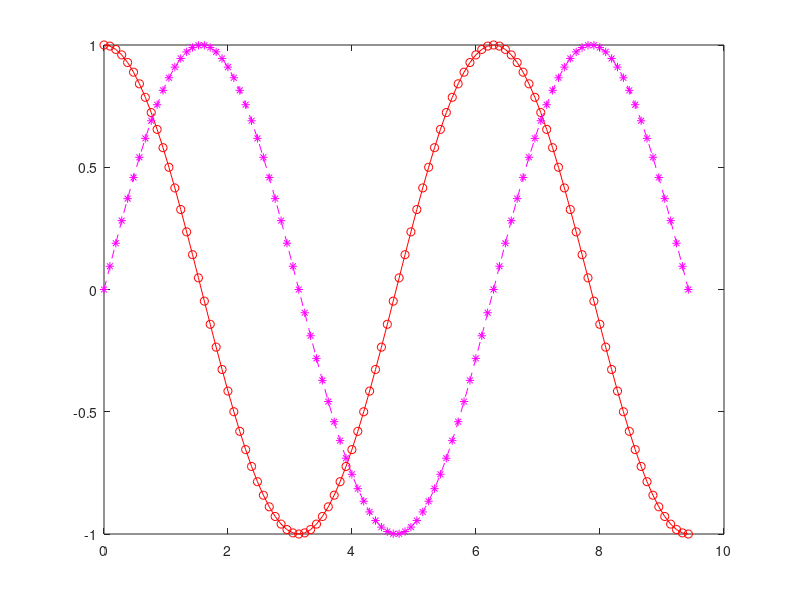

Recreate this plot in MATLAB. (Note: this script raises an error after producing the figure.)
c = linspace(0 , 3*pi);
y1 = cos(c);
y2 = sin(c);
%plot(c, y1 ,c , y2)
plot(c, y1 , 'ro-', c , y2, 'm*--')

c = linespace(0 , 3*pi);
y1 = cos(c);
y2 = sin(c);
plot(c, y1 , 'r', 'LineWidth',2)
hold on
plot(c, y2 , 'b' ,'LineWidth',2)
c = linspace(0 , 3*pi);
y1 = cos(c);
y2 = sin(c);
plot(c, y1 , 'r', 'linewidth' , 2)
 hold on
plot(c, y2, 'b' , 'linewidth' ,2)